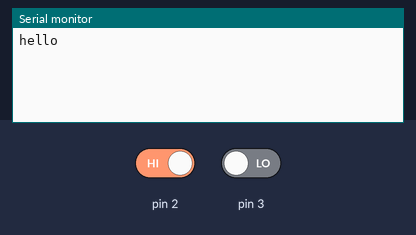
The sketch below on a simulated Arduino Uno, built with avr-gcc and run on an emulated ATmega328P. On the bench: the last lines printed to the serial monitor. Inputs (shaded band) come from the test bench; at power-on: pin 2 HIGH, pin 3 LOW.

Above: at 1.2 s.
1.3 s: pin 2 driven LOW
At 2.0 s:
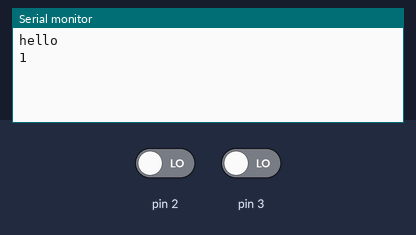
2.8 s: pin 3 driven HIGH
At 3.3 s:
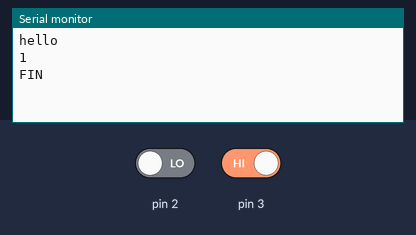
4.3 s: pin 2 driven HIGH
At 5.5 s:
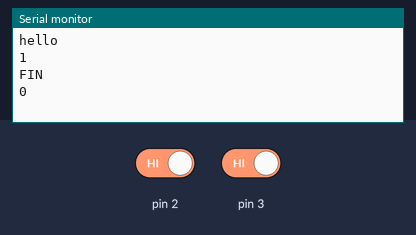

Measured:
- after the input at 1.3 s, the serial monitor: prints a new line at once (image 1)
- after the input at 2.8 s, the serial monitor: prints a new line at once (image 2)
- after the input at 4.3 s, the serial monitor: prints a new line at once (image 3)

The sketch:

arduino1.ino
```cpp
long readval;
long readvalblue;

unsigned long timechange = 0;
unsigned long previoustimechange = 0;

unsigned long timechangeblue = 0;
unsigned long previoustimechangeblue = 0;

unsigned long deltanumber = 0;
unsigned long deltanumberblue = 0;

int cptnb = 0;
int previouscpt = 0;
int numberdial = 0;

int startNumberRelease = 0;

int iszerozone = 0;

boolean isLastNb = true;


boolean isAZeroZone = false;
boolean isComposingNumFinished = false;


void setup() {
  // put your setup code here, to run once:
 Serial.begin(9600);
 Serial.println("hello");

  pinMode(2, INPUT);
  attachInterrupt(digitalPinToInterrupt(2), change, CHANGE) ;

  pinMode(3, INPUT);
  attachInterrupt(digitalPinToInterrupt(3), changeBlue, CHANGE) ;


}

void loop() {
  /*Serial.print("CPT");
 Serial.println(cptnb);
 Serial.print("PREVIOUS");
 Serial.println(numberdial);*/
 //Serial.println(digitalRead(2));


 /*if(numberdial == cptnb && cptnb != 0) {

  Serial.println(cptnb);
 }


numberdial = cptnb;
 delay(100);*/


}

void change()
{
  readval = digitalRead(2);
  //Serial.print("Readval red");
  //Serial.println(readval);

  if(readval == 0 && isAZeroZone == false) {
    cptnb += 1;
    isAZeroZone = true;
  }

  if(readval == 1) {
    isAZeroZone = false;
  }

  Serial.println(cptnb);


  /*if(timechange - previoustimechange >= 500) {
    Serial.println("nouveau num compose");
  }*/

  //Serial.println(readval);


  /*timechange = millis();


  deltanumber = timechange - previoustimechange;
  //Serial.println(deltanumber);


  if(deltanumber >= 100) {
    Serial.println("nouveau num compose");
    //Serial.println(cptnb);
    cptnb = 0;
    isLastNb = true;
  }


  previoustimechange = timechange;
  //Serial.println(timechange);
  //Serial.println(previoustimechange);

  if(readval == 0 && iszerozone == 0) {

    cptnb += 1;
    iszerozone = 1;


  }

  if(readval == 1) {
    iszerozone = 0;

  }


  //Serial.println(cptnb);
*/


}

void changeBlue()
{
  readvalblue = digitalRead(3);

  //Serial.println("changement bleu");

  //Serial.println(cptnb);
  //Serial.println(readvalblue);


  delay(100);


  //Serial.println(readvalblue);

  /*if(readvalblue == 1) {
    Serial.println("FIN ");

    Serial.println(cptnb);
  }*/

  if(readvalblue == 1) {
    Serial.println("FIN ");
    //Serial.println(cptnb);

    cptnb = 0;
  }


  //Serial.print("readval Blue");
  //Serial.println(readvalblue);

 /* timechangeblue = millis();

  deltanumberblue = timechangeblue - previoustimechangeblue;
  //Serial.println(deltanumberblue);

  previoustimechangeblue = timechangeblue;
*/


}
```
